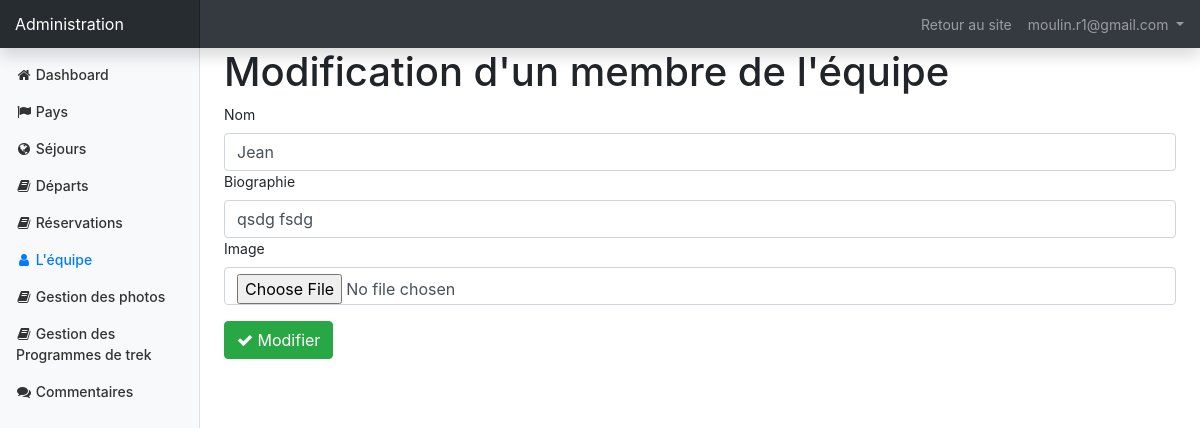
The page /admin/crud/team/update.php?id=1 (signed in) on the database its author committed.
### tables this page shows
CREATE TABLE `user` (
  `id` bigint(20) NOT NULL,
  `nom` varchar(255) NOT NULL,
  `prenom` varchar(255) NOT NULL,
  `email` varchar(255) NOT NULL,
  `adresse` varchar(255) DEFAULT NULL,
  `mdp` varchar(255) NOT NULL,
  `avatar` varchar(255) DEFAULT NULL,
  `admin` tinyint(4) NOT NULL DEFAULT '0',
  `usercol` varchar(45) DEFAULT NULL
);

CREATE TABLE `guide` (
  `id` bigint(20) NOT NULL,
  `nom` varchar(255) NOT NULL,
  `biographie` varchar(255) NOT NULL,
  `image` varchar(255) NOT NULL
);

### model/database.php (called while the page is built, shortened)
<?php
try {
    $connection = new PDO("mysql:host=" . DB_HOST. ";dbname=". DB_NAME , DB_USER, DB_PASS, [
        PDO::MYSQL_ATTR_INIT_COMMAND => "SET NAMES 'utf8', lc_time_names = 'fr_FR';",
        PDO::ATTR_ERRMODE => PDO::ERRMODE_EXCEPTION,
        PDO::ATTR_EMULATE_PREPARES => false
    ]);
} catch (PDOException $exception) {
    echo "Erreur de connexion à la base de données";
    die;
}
function getOneEntity (string $table,int $id) : array {
    global $connection;
    $query = "SELECT * FROM $table WHERE id= :id";
    $stmt = $connection->prepare($query);
    $stmt->bindParam(":id", $id);
    $stmt->execute();
    return $stmt->fetch();
}

### functions.php (called while the page is built, shortened)
<?php
function getCurrentUser(){
    if (isset($_SESSION["id"])){
        return  getOneEntity("user", $_SESSION["id"]);
    }
    return null;
}

### admin/crud/team/update.php (the view, shortened to what this page needs)
<?php
require_once '../../../model/database.php';
$id = $_GET['id'];
$guide = getOneEntity("guide", $id);
require_once '../../layout/header.php';
?>
<h1>Modification d'un membre de l'équipe</h1>
<form action="update_query.php" method="POST" enctype="multipart/form-data">
    <div class="form-group">
        <label>Nom</label>
        <input type="text" name="nom" value="<?php echo $guide["nom"]; ?>" class="form-control" placeholder="Nom" >
        <label>Biographie</label>
        <input type="text" name="biographie" value="<?php echo $guide["biographie"]; ?>" class="form-control" placeholder="Biographie" >
        <label>Image</label>
        <input type="file" name="image" value="<?php echo $guide["image"]; ?>" class="form-control"  >
    </div>
    <button type="submit" class="btn btn-success">
        <i class="fa fa-check"></i>
        Modifier
    </button>
</form>
<?php require_once '../../layout/footer.php'; ?>

### admin/layout/menu-top.php (shortened to what this page needs)
<nav class="navbar navbar-dark fixed-top bg-dark flex-md-nowrap p-0 shadow">
    <a class="navbar-brand col-sm-3 col-md-2 mr-0" href="<?php echo SITE_ADMIN; ?>">Administration</a>
    <ul class="navbar-nav px-3 flex-row">
        <li> <a class="nav-link mr-3" href="<?php echo SITE_URL ?>" >
                Retour au site
            </a>  </li>
        <li class="nav-item dropdown" >
            <a class="nav-link dropdown-toggle" href="#" data-toggle="dropdown">
                <?= $user['email'];  ?>
            </a>
        </li>
    </ul>
</nav>

### admin/css/dashboard.css (style rules this page uses)
body { font-size: .875rem; }
.navbar-brand { padding-top: .75rem; padding-bottom: .75rem; font-size: 1rem; background-color: rgba(0, 0, 0, .25); box-shadow: inset -1px 0 0 rgba(0, 0, 0, .25); }

### admin/css/style.css (style rules this page uses)
i.fa { width: 16px; text-align: center; }

### rows shown on the page
user: email "moulin.r1@gmail.com"
guide: nom "Jean", biographie "qsdg fsdg"
